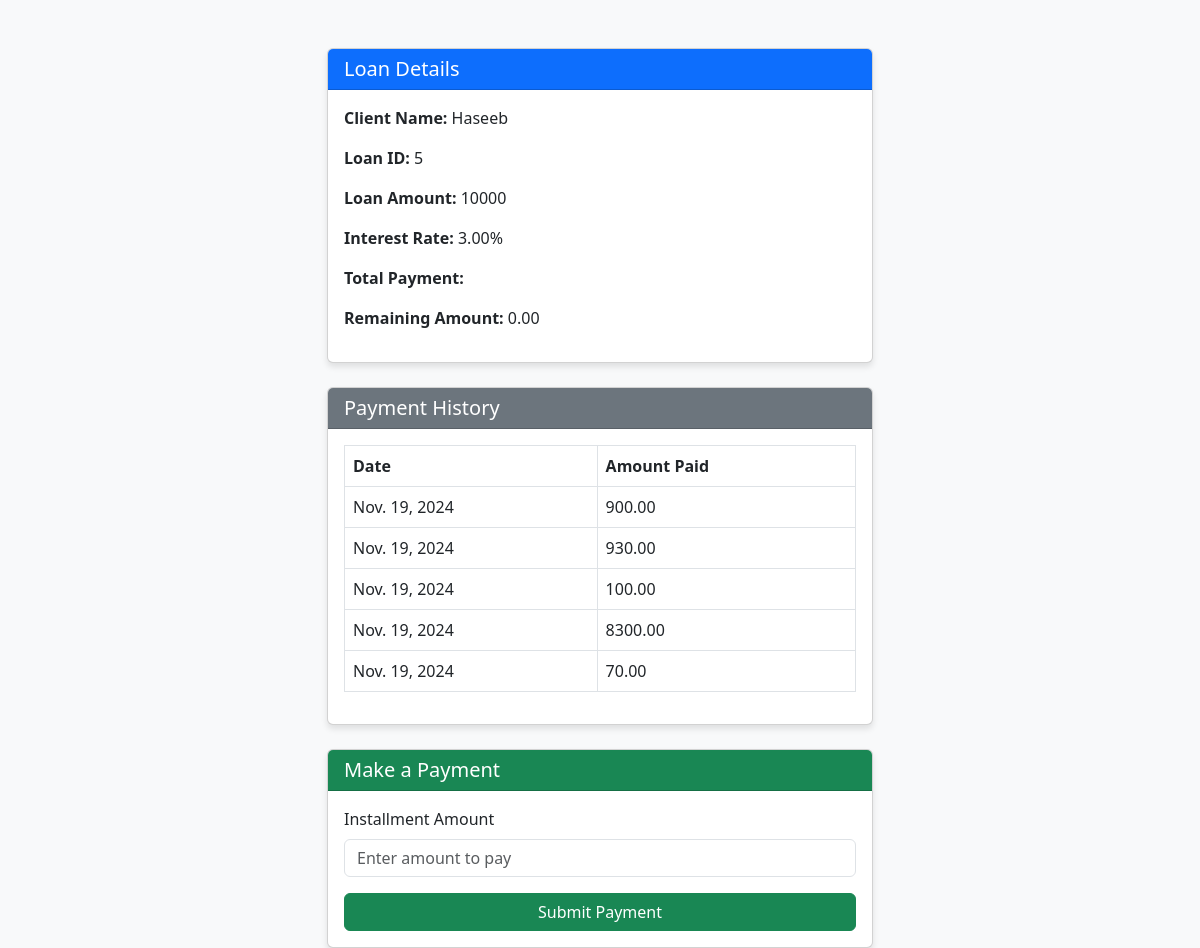
The page /pay_installment/5 on the database its author committed.
### LMS_app/models.py (models this page shows, shortened)
class Loan(models.Model):
    client = models.ForeignKey(Client, on_delete=models.CASCADE)
    loan_amount = models.IntegerField()
    interest_rate = models.DecimalField(max_digits=5, decimal_places=2)
    start_date = models.DateField(auto_now_add=True)
    Loan_Duration = models.IntegerField(default=12, help_text='In months')
    LOAN_STATUS_CHOICES = [
        ('Pending', 'Pending'),
        ('Availed', 'Availed'),
        ('Declined', 'Declined'),
        ('Closed', 'Closed'),
        ('NotApplied', 'Not Applied')
    ]
    loan_status = models.CharField(max_length=20, choices=LOAN_STATUS_CHOICES, default='NotApplied')
    @property
    def Total_Payment(self):
        return self.loan_amount + (self.loan_amount * (self.interest_rate / 100))
    @property
    def remaining_amount(self):
        total_paid = sum(payment.amount_paid for payment in self.payment_set.all())
        return Decimal(self.Total_Payment - total_paid)

class Client(models.Model):
    full_name = models.CharField(max_length=50)
    CNIC = models.CharField(max_length=13)
    address = models.CharField(max_length=50)
    phone = models.CharField(max_length=15)
    email = models.EmailField(max_length=254)
    date_joined = models.DateTimeField(auto_now_add=True)

class Payment(models.Model):
    client = models.ForeignKey(Client, on_delete=models.CASCADE)
    loan = models.ForeignKey(Loan, on_delete=models.CASCADE)
    paid_date = models.DateField(auto_now_add=True)
    amount_paid = models.DecimalField(max_digits=10, decimal_places=2)
    payment_date = models.DateField(auto_now_add=True)

### LMS_app/views.py (the view)
# urls.py: path('pay_installment/<int:id>',pay_installment,name='pay_installment'),
def pay_installment(request,id):
  loan=get_object_or_404(Loan,id=id,)
  return render(request,'pay_installment.html',{'loan':loan})

### templates/pay_installment.html (shortened to what this page needs)
<!DOCTYPE html>
<html lang="en">
<head>
    <link href="https://cdn.jsdelivr.net/npm/bootstrap@5.3.0/dist/css/bootstrap.min.css" rel="stylesheet">
</head>
<body>
    <div class="container mt-5">
        <div class="row">
            <div class="col-md-6 offset-md-3">
                <div class="card mb-4">
                    <div class="card-header bg-primary text-white">
                        <h5 class="mb-0">Loan Details</h5>
                    </div>
                    <div class="card-body">
                        <p><strong>Client Name:</strong> {{ loan.client.full_name }}</p>
                        <p><strong>Loan ID:</strong> {{ loan.id }}</p>
                        <p><strong>Loan Amount:</strong> {{ loan.loan_amount }}</p>
                        <p><strong>Interest Rate:</strong> {{ loan.interest_rate }}%</p>
                        <p><strong>Total Payment:</strong> {{ loan.total_payment }}</p>
                        <p><strong>Remaining Amount:</strong> {{ loan.remaining_amount }}</p>
                    </div>
                </div>
                <div class="card mb-4">
                    <div class="card-header bg-secondary text-white">
                        <h5 class="mb-0">Payment History</h5>
                    </div>
                    <div class="card-body">
                        {% if loan.payment_set.all %}
                            <table class="table table-bordered table-hover">
                                <thead>
                                    <tr>
                                        <th>Date</th>
                                        <th>Amount Paid</th>
                                    </tr>
                                </thead>
                                <tbody>
                                    {% for payment in loan.payment_set.all %}
                                        <tr>
                                            <td>{{ payment.payment_date }}</td>
                                            <td>{{ payment.amount_paid }}</td>
                                        </tr>
                                    {% endfor %}
                                </tbody>
                            </table>
                        {% else %}
                            <p class="text-muted">No payments have been made for this loan yet.</p>
                        {% endif %}
                    </div>
                </div>
                <div class="card">
                    <div class="card-header bg-success text-white">
                        <h5 class="mb-0">Make a Payment</h5>
                    </div>
                    <div class="card-body">
                        <form action="{% url 'process_payment' loan.id %}" method="POST">
                            <div class="mb-3">
                                <label for="amount" class="form-label">Installment Amount</label>
                                <input type="number" name="amount" id="amount" class="form-control" placeholder="Enter amount to pay" min="1" required>
                            </div>
                            <button type="submit" class="btn btn-success">Submit Payment</button>
                        </form>
                    </div>
                </div>
            </div>
        </div>
    </div>
</body>
</html>

### templates/pay_installment.html (style rules this page uses)
body { background-color: #f8f9fa; }
.card { box-shadow: 0 4px 6px rgba(0, 0, 0, 0.1); }
.btn-primary, .btn-success { width: 100%; }

### rows shown on the page
Loan: client.full_name "Haseeb", id "5", loan_amount "10000", interest_rate "3.00", remaining_amount "0.00"
Payment: payment_date "Nov. 19, 2024", amount_paid "900.00"
Payment: payment_date "Nov. 19, 2024", amount_paid "930.00"
Payment: payment_date "Nov. 19, 2024", amount_paid "100.00"
Payment: payment_date "Nov. 19, 2024", amount_paid "8300.00"
Payment: payment_date "Nov. 19, 2024", amount_paid "70.00"
